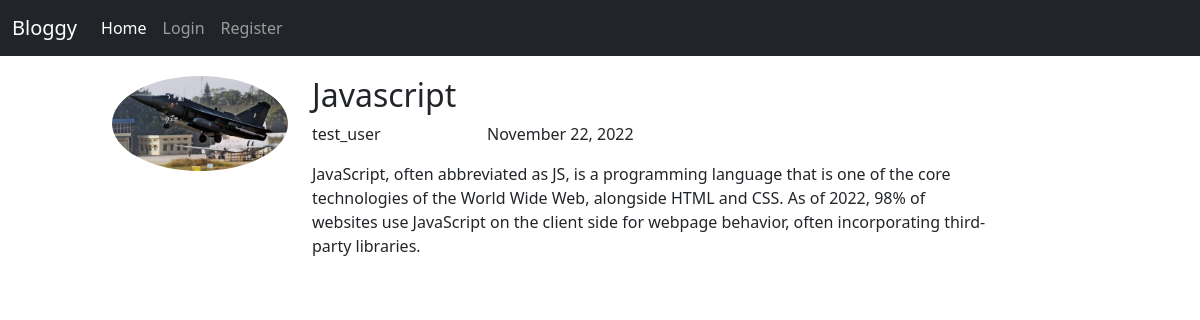
The app's page /post/2/ with its own data.
### bloggy/models.py (models this page shows, shortened)
class Post(models.Model):
    title= models.CharField(max_length=50)
    content= models.TextField()
    date_posted= models.DateTimeField(default=timezone.now)
    author= models.ForeignKey(User, on_delete=models.CASCADE)

### users/models.py (models this page shows, shortened)
class Profile(models.Model):
    user= models.OneToOneField(User, on_delete=models.CASCADE)
    image= models.ImageField(default='default.jpg', upload_to='profile_pics')
    bio= models.TextField()

### bloggy/views.py (the view)
# urls.py: path('post/<int:pk>/', PostDetailView.as_view(), name="post-detail"),
class PostDetailView(DetailView):
    model= Post

### bloggy/templates/bloggy/post_detail.html (shortened to what this page needs)
{%extends 'bloggy/base.html'%}
{%block content%}
<div class="container-fluid" style="margin-top: 20px;">
    <div class="row">
        <div class="col-1"></div>
        <div class="col-2">
            <img class="rounded-circle account-img" style="height: auto; width: 100%;" src="{{post.author.profile.image.url}}" alt="">
        </div>
        <div class="col-7">
            <div class="row"><h2>{{object.title}}</h2></div>
            <div class="row">
                <div class="col-3"><p>{{object.author}}</p></div>
                <div class="col-9"><p>{{object.date_posted|date:"F d, Y"}}</p></div>
            </div>
            <div class="row">
                <p>{{object.content}}</p>
            </div>
        </div>
        <div class="col-2"></div>
    </div>
</div>
{%endblock content%}

### records on screen
Post: author.profile.image (placeholder picture), title "Javascript", author "test_user", date_posted "November 22, 2022", content "JavaScript, often abbreviated as JS, is a programming language that is one of the core technologies of the World Wide Web, alongside HTML and CSS. As of 2022, 98% of websites use JavaScript on the client side for webpage behavior, often incorporating third-party libraries."
